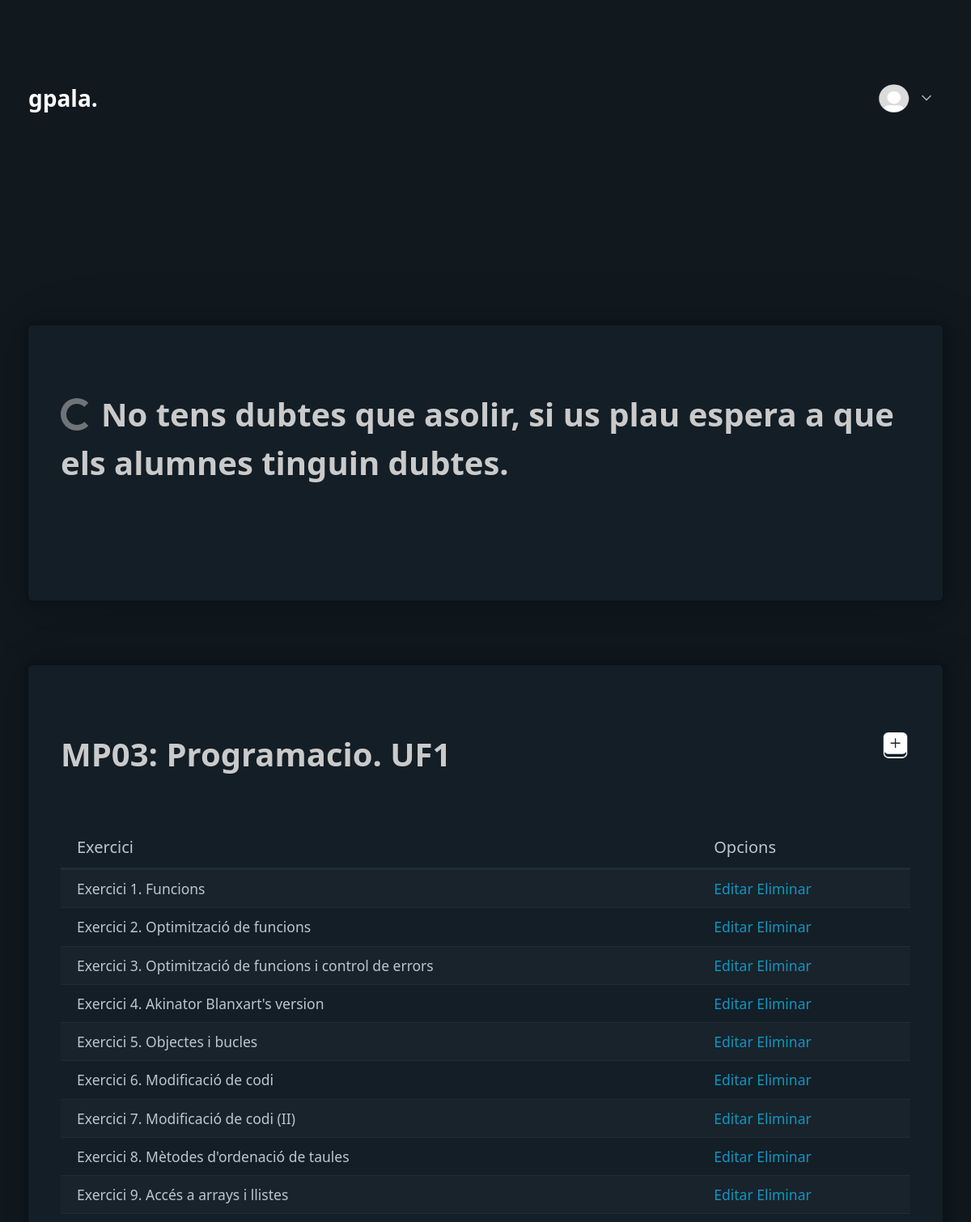
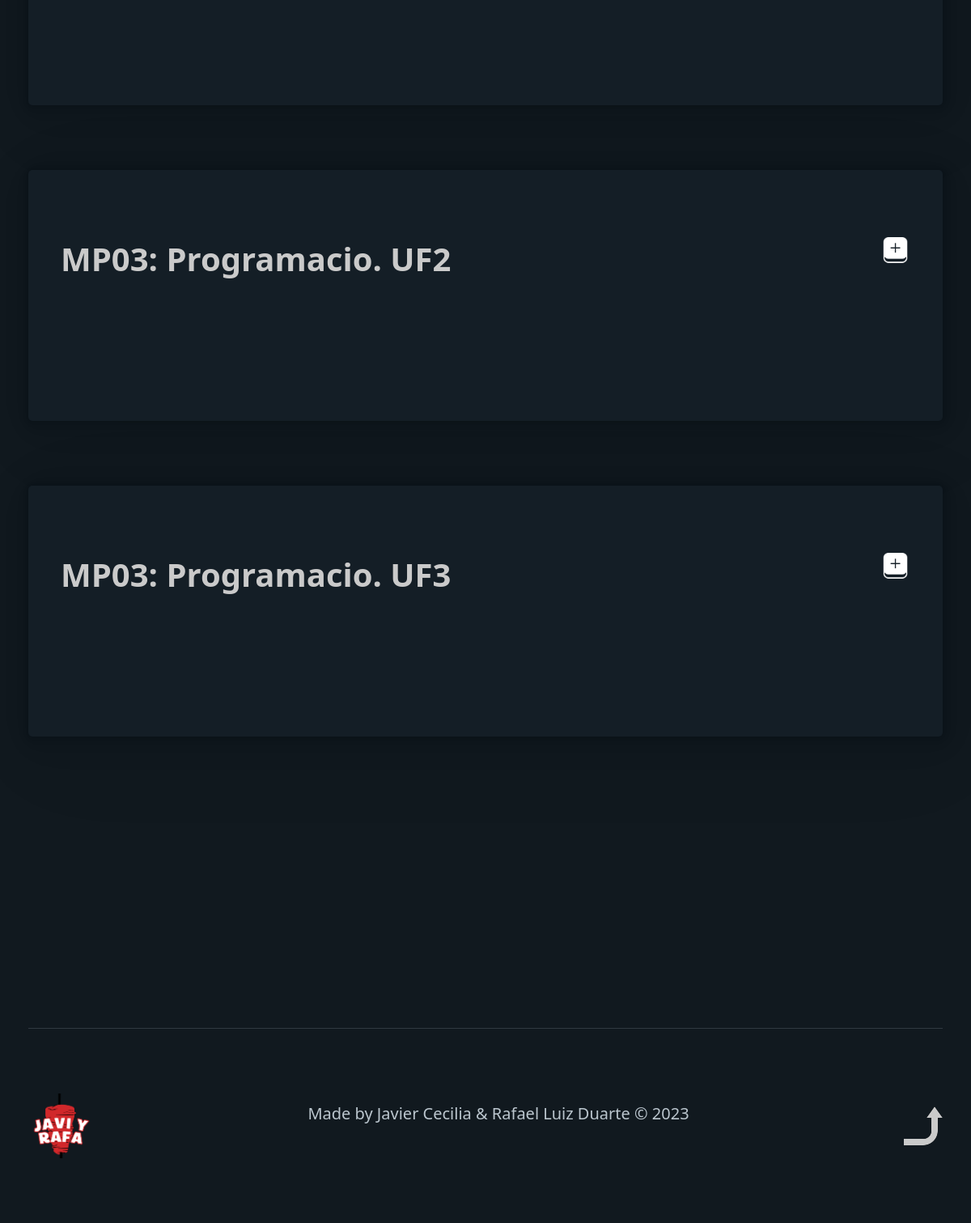
Page /pages/admin/admin.php (signed in) on the committed database (2 pictures, top to bottom).
### tables this page shows
CREATE TABLE moduls (
    id_modul INT PRIMARY KEY AUTO_INCREMENT,

    modul VARCHAR(255),

    uf VARCHAR(255),

    profesor INT,
    FOREIGN KEY (profesor) REFERENCES usuarios (id_usuario)
);

CREATE TABLE exercicis (
    id_exercici INT PRIMARY KEY AUTO_INCREMENT,

    modul_FK INTEGER,
    FOREIGN KEY (modul_FK) REFERENCES moduls (id_modul),

    exercici VARCHAR(255)
);

### pages/admin/admin.php (the view, shortened to what this page needs)
<!DOCTYPE html>
<html lang="en" data-theme="dark">
<head>
    <link rel="stylesheet" href="../../css/pico.min.css">
    <link rel="stylesheet" href="../../css/style.css">
</head>
<body class="container">
    <?php
        require "../../database.php";
        $sql = "SELECT * FROM usuarios WHERE usuario = '".$_SESSION["usuario"]."'";
        $usuarios = mysqli_query($con,$sql) or exit(mysqli_error($con));
        $usuario = mysqli_fetch_array($usuarios);
        if ($usuario["perfil_img"] == "") {
            $foto_perfil = "default.png";
        } else {
            $foto_perfil = $usuario["perfil_img"];
        }
    ?>
    <header>
        <nav>
            <ul>
                <li><strong class="title"><?php echo $_SESSION["usuario"] ?>.</strong></li>
            </ul>
            <details role="list" dir="rtl">
            <summary><img class="profile" src="../../img/user_img/<?php echo $foto_perfil ?>"></summary>
            </details>
        </nav>
    </header>
    <main>
        <?php
        $sql = "SELECT * FROM consultes WHERE acabada='0' AND profesor_FK = ".$usuario["id_usuario"];
        $consultes_no = mysqli_query($con,$sql) or exit(mysqli_error($con));
        $vacio = mysqli_fetch_array($consultes_no);
        ?>
        <?php if(empty($vacio["id_consulta"])){?>
            <article>
                <h1 aria-busy="true">No tens dubtes que asolir, si us plau espera a que els alumnes tinguin dubtes.</h1>
            </article>
        <?php } ?>
        <?php
        $sql = "SELECT * FROM moduls WHERE profesor = ".$usuario["id_usuario"];
        $moduls = mysqli_query($con,$sql) or exit(mysqli_error($con));
        while($modul = mysqli_fetch_array($moduls)){
        $sql = "SELECT * FROM exercicis WHERE modul_FK = ".$modul["id_modul"];
        $exercicis_buit = mysqli_query($con,$sql) or exit(mysqli_error($con));
        $exercici_buit = mysqli_fetch_array($exercicis_buit);
        ?>
        <article id="3">
            <div style="display: flex; justify-content: space-between;">
                    <h1><?php echo $modul["modul"] ?>. <?php echo $modul["uf"] ?></h1>
                    <?php
                    $sql = "SELECT * FROM moduls WHERE modul = '".$modul["modul"]."' AND uf = '".$modul["uf"]."'";
                    $moduls_crear = mysqli_query($con,$sql) or exit(mysqli_error($con));
                    $modul_crear = mysqli_fetch_array($moduls_crear);
                    ?>
                    <a href="../exercicis/exercicis_create.php?id_modul_crear=<?php echo $modul_crear["id_modul"] ?>"><img src="../../img/plus_icon.png" width="37px"></a>
            </div>
            <figure>
                <?php
                $sql = "SELECT * FROM moduls WHERE profesor = ".$usuario["id_usuario"];
                $moduls2 = mysqli_query($con,$sql) or exit(mysqli_error($con));
                $sql = "SELECT * FROM exercicis WHERE modul_FK = ".$modul["id_modul"]." ORDER BY exercici ASC";
                $exercicis = mysqli_query($con,$sql) or exit(mysqli_error($con));
                ?>
                <?php if (!empty($exercici_buit)) { ?>
                <table role="grid">
                        <thead>
                            <tr>
                                <th>Exercici</th>
                                <th>Opcions</th>
                            </tr>
                        </thead>
                        <tbody>
                            <?php while($exercici = mysqli_fetch_array($exercicis)) { ?>
                            <tr>
                                <td>
                                    <?php echo $exercici["exercici"] ?>
                                </td>
                                <td>
                                    <a href="../exercicis/exercicis_edit.php?id_exercici=<?php echo $exercici['id_exercici']?>">Editar</a>
                                    <a href="../exercicis/exercicis_delete.php?id_exercici=<?php echo $exercici['id_exercici']?>">Eliminar</a>
                                </td>
                            </tr>
                            <?php } ?>
                        </tbody>
                    </table>
                <?php } ?>
                </figure>
            </article>
        <?php } ?>
    </main>
    <footer id="footer">
        <div>
            <img src="../../img/logo.png" class="logo">
        </div>
        <div>
            <p>
                Made by Javier Cecilia & Rafael Luiz Duarte © <?php echo date("Y"); ?>
            </p>
        </div>
        <div>
            <a href="#"><img src="../../img/arrow-up_icon-rev.png" class="flecha"></a>
        </div>
    </footer>
</body>
</html>

### css/style.css (style rules this page uses)
html { scroll-behavior: smooth; }
h1 { color: rgb(202, 202, 202); }
details[role=list] summary:not([role]) { height: calc(1rem * var(--line-height) + var(--form-element-spacing-vertical) * 2 + var(--border-width) * 2); padding: var(--form-element-spacing-vertical) var(--form-element-spacing-horizontal); border-radius: var(--border-radius); background-color: var(--form-element-background-color); color: var(--form-element-placeholder-color); line-height: inherit; border: none !important; cursor: pointer; transition: none !important; }
details[role=list] summary::after, li[role=list]>a::after { height: 40px; }
nav details { margin: auto 0; }
.title { font-size: 28px; font-weight: bold; color: white; }
.profile { width: 40px; height: 40px; border-radius: 50%; }
#footer { display: flex; justify-content: space-between; align-items: center; gap: 40px; margin-top: 200px; border-top: 1px solid #303941; }
#footer p { text-align: center; }
#footer .logo { width: 80px; }

### rows in the picture
moduls: modul "MP03: Programacio", uf "UF1"
exercicis: exercici "Exercici 1. Funcions"
exercicis: exercici "Exercici 2. Optimització de funcions"
exercicis: exercici "Exercici 3. Optimització de funcions i control de errors"
exercicis: exercici "Exercici 4. Akinator Blanxart's version"
exercicis: exercici "Exercici 5. Objectes i bucles"
exercicis: exercici "Exercici 6. Modificació de codi"
exercicis: exercici "Exercici 7. Modificació de codi (II)"
exercicis: exercici "Exercici 8. Mètodes d'ordenació de taules"
exercicis: exercici "Exercici 9. Accés a arrays i llistes"
moduls: modul "MP03: Programacio", uf "UF2"
moduls: modul "MP03: Programacio", uf "UF3"

### other values in the picture
$_SESSION["usuario"] "gpala"
